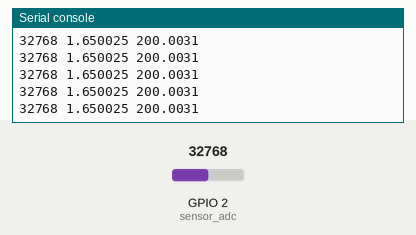
The program below on a simulated ESP32 board running MicroPython. Shown: the last lines printed to the serial console. The inputs (shaded band) are chosen by the test bench; at power-on: GPIO 2 (sensor_adc) = 32768 (analog values on the 0–65535 scale).

Above: at 1.2 s.
1.3 s: GPIO 2 (sensor_adc) set to 45874
At 1.31 s:
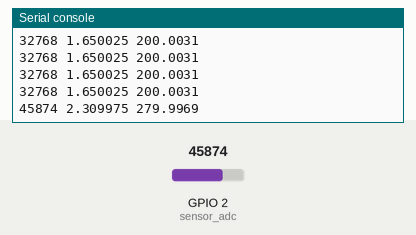
2.8 s: GPIO 2 (sensor_adc) set to 57670
At 2.82 s:
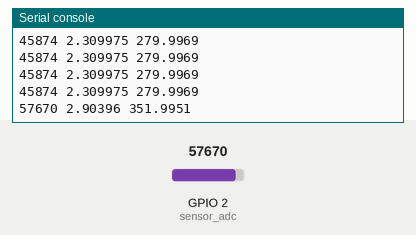
Timing chart, 0 to 5.8 s (numbered marks = the images above; inputs shaded):
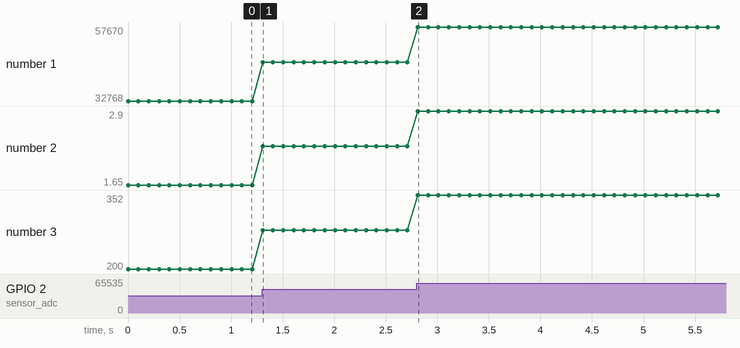

Measured:
- after the input at 1.3 s, the serial console: prints a new line at once (image 1)
- after the input at 2.8 s, the serial console: prints a new line at once (image 2)
- plotted number 1: 32768 → 45874 after the input at 1.3 s, 45874 → 57670 after the input at 2.8 s
- plotted number 2: 1.65 → 2.31 after the input at 1.3 s, 2.31 → 2.9 after the input at 2.8 s
- plotted number 3: 200 → 280 after the input at 1.3 s, 280 → 352 after the input at 2.8 s

The program:

adc.py
```python
from machine import Pin, ADC
from utime import sleep_ms

sensor_adc = ADC(Pin(2))


while True:
    factor_con = 3.3/65535
    factor_dos = 400/65535
    lectura = sensor_adc.read_u16()
    voltaje = lectura*factor_con
    distancia = lectura*factor_dos
    print(lectura, voltaje, distancia)
    sleep_ms(100)
```
